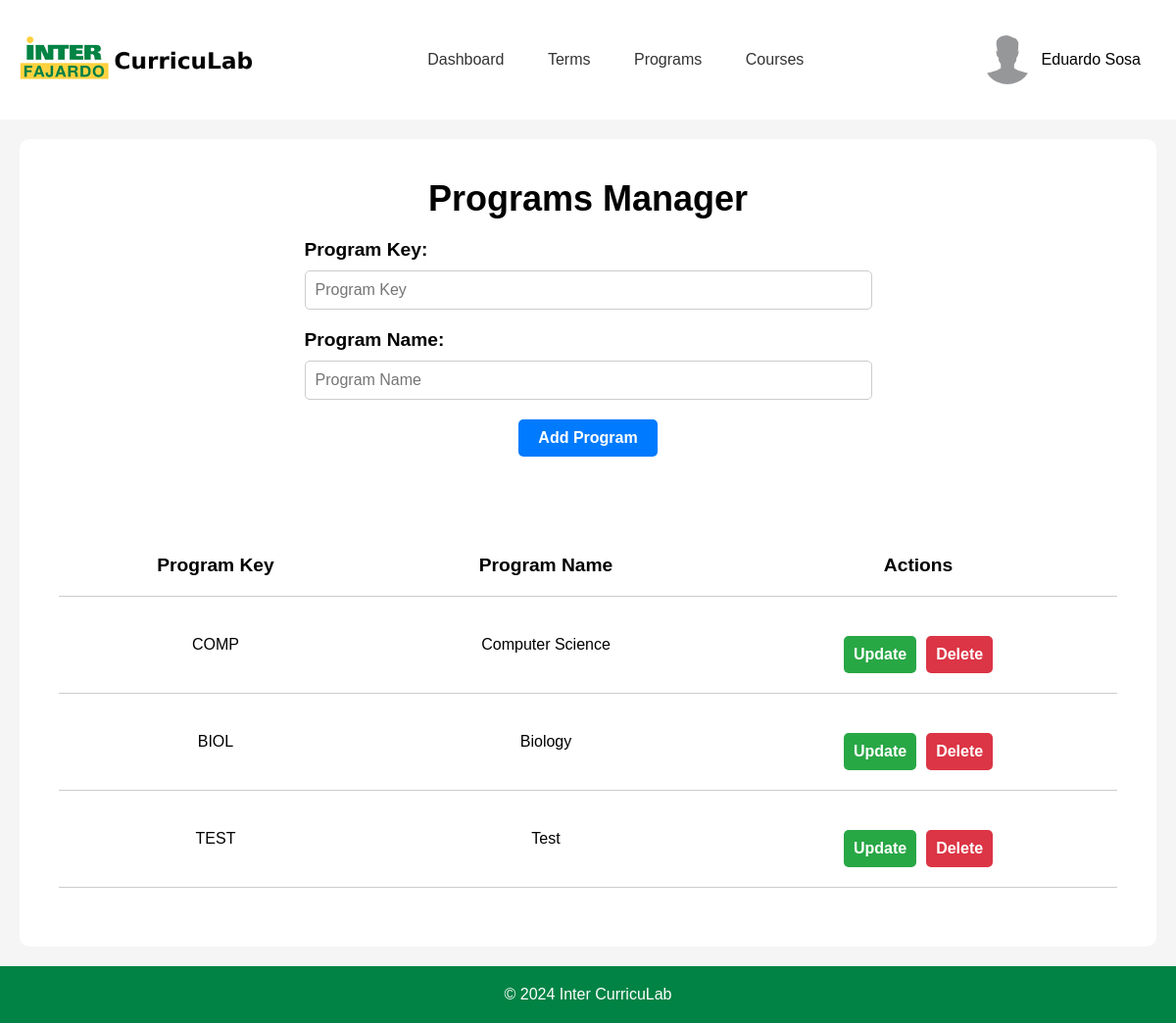
Screenshot of /templates/adminPages/adminPrograms.php (signed in) with the database file from the repository.
### tables this page shows
CREATE TABLE "program" (
	"ProgramID"	INTEGER NOT NULL UNIQUE,
	"ProgramKey"	TEXT UNIQUE,
	"ProgramName"	TEXT,
	PRIMARY KEY("ProgramID" AUTOINCREMENT)
);

### templates/adminPages/adminPrograms.php (the view, shortened to what this page needs)
<?php
$config = require_once '../../backend/php/config.php';
if (!isset($_SESSION['email'])) {
    header('Location: ../index.php');
    exit;
} else {
    if ($config['db']['type'] === 'sqlite') {
        $db = new SQLite3($config['db']['sqlite']['path']);
    } elseif ($config['db']['type'] === 'mysql') {
        $dsn = "mysql:host={$config['db']['mysql']['host']};dbname={$config['db']['mysql']['dbname']}";
        $db = new PDO($dsn, $config['db']['mysql']['username'], $config['db']['mysql']['password']);
    }
    $stmt = $db->prepare('SELECT * FROM program');
    $result = $stmt->execute();
    $programs = $result->fetchArray(SQLITE3_ASSOC);
    $programs = [];
    if (isset($_POST['sort'])) {
        $programs = sortTable();
    } else {
        $stmt = $db->prepare('SELECT * FROM program');
        $result = $stmt->execute();
        $programs = fetchAllRows($result);
    }
}
function fetchAllRows($result) {
    $rows = [];
    while ($row = $result->fetchArray(SQLITE3_ASSOC)) {
        $rows[] = $row;
    }
    return $rows;
}
?>
<!DOCTYPE html>
<html lang="en">
<head>
    <link rel="stylesheet" href="../../static/css/headerFooter.css">
    <link rel="stylesheet" href="../../static/css/adminPrograms.css">
</head>
<body>
    <div id="headerNav">
        <div class="logo">
            <a href="adminDashboard.php">
                <img src="../../static/img/inter-logo-full.png" alt="Inter CurricuLab">
            </a>
        </div>
        <nav>
            <a href="adminDashboard.php">Dashboard</a>
            <a href="adminTerms.php">Terms</a>
            <a href="#">Programs</a>
            <a href="#">Courses</a>
        </nav>
        <div class="userBox">
            <button onclick="myFunction()" class="userDropdownButton">
                <img src="../../static/img/userProfile.jpg" alt="User" >
                <?php
                echo $_SESSION['firstName'] . ' ' . $_SESSION['lastName'];
                ?>
            </button>
        </div>
    </div>
    <div id="container">
        <div class="container-upperBox">
            <div class="programsForm">
                <div class="header">
                    <h2>Programs Manager</h2>
                </div>
                <div class="form-container">
                    <form method="POST">
                        <div class="inputBox">
                            <label for="programKey">Program Key:</label>
                            <input type="text" name="programKey" id="programKey" placeholder="Program Key" required>
                        </div>
                        <div class="inputBox">
                            <label for="programName">Program Name:</label>
                            <input type="text" name="programName" id="programName" placeholder="Program Name" required>
                        </div>
                        <div class="inputBox">
                            <button type="submit">Add Program</button>
                        </div>
                    </form>
                </div>
            </div>
            <div class="programsTable">
                <table>
                    <tr>
                        <th>
                            <form method="POST">
                                <button type="submit" name="sort" value="ProgramKey">Program Key</button>
                            </form>
                        </th>
                        <th>
                            <form method="POST">
                                <button type="submit" name="sort" value="ProgramName">Program Name</button>
                            </form>
                        </th>
                        <th>Actions</th>
                    </tr>
                    <?php
                    foreach ($programs as $row) {
                        echo '<tr>';
                        echo '<td>' . htmlspecialchars($row['ProgramKey'] ?? '') . '</td>';
                        echo '<td>' . htmlspecialchars($row['ProgramName'] ?? '') . '</td>';
                        echo '<td>';
                        ?>
                        <div class="actionButtons">
                            <button class="updateButton">Update</button>
                            <form method="POST">
                                <button class="deleteButton" type="submit">Delete</button>
                            </form>
                        </div>
                        <?php
                        echo '</td>';
                        echo '</tr>';
                    }
                    ?>
                </table>
            </div>
        </div>
    </div>
    <footer>
        <p>&copy; 2024 Inter CurricuLab</p>
    </footer>
</body>
</html>

### static/css/headerFooter.css (style rules this page uses)
* { margin: 0; padding: 0; box-sizing: border-box; font-family: 'Poppins', sans-serif; }
body { display: flex; flex-direction: column; min-height: 100vh; }
#headerNav { display: flex; justify-content: space-between; align-items: center; }
.logo { margin: 20px; }
.logo img { width: 250px; }
nav a { padding: 20px; text-decoration: none; color: #333; border-radius: 5px; }
.userBox { margin: 20px; }
.userDropdownButton { padding: 16px; font-size: 16px; border: none; cursor: pointer; background-color: transparent; border-radius: 5px; }
.userBox { position: relative; display: inline-block; }
.userBox img { width: 50px; height: 50px; border-radius: 50%; margin-right: 10px; }
.userDropdownButton img { pointer-events: none; }
.userBox button { display: flex; align-items: center; justify-content: center; }
footer { background-color: #008345; color: white; text-align: center; padding: 20px; margin-top: auto; }

### static/css/adminPrograms.css (style rules this page uses)
#container { display: flex; flex-direction: column; background-color: #f5f5f5; flex-grow: 1; }
.container-upperBox { display: flex; flex-direction: column; align-items: center; background-color: white; margin: 20px; padding: 20px; border-radius: 10px; flex-grow: 1; }
.programsForm { display: flex; flex-direction: column; align-items: center; width: 100%; margin: 20px 0; }
.programsForm .header { font-size: 1.5em; font-weight: bold; margin-bottom: 20px; }
.programsForm .inputBox:not(:last-child) { display: flex; flex-direction: column; width: 100%; margin-bottom: 20px; }
.programsForm .inputBox:last-child { display: flex; justify-content: center; align-items: center; width: 100%; margin-bottom: 20px; }
.programsForm .inputBox label { font-size: 1.2em; font-weight: bold; margin-bottom: 10px; }
.programsForm .inputBox input { width: 100%; padding: 10px; margin-right: 350px; font-size: 1em; border-radius: 5px; border: 1px solid #ccc; }
.programsForm .inputBox button { padding: 10px 20px; font-size: 1em; font-weight: bold; color: white; background-color: #007bff; border: none; border-radius: 5px; cursor: pointer; }
.programsTable { display: flex; flex-direction: column; align-items: center; background-color: white; margin: 20px; padding: 20px; border-radius: 10px; flex-grow: 1; width: 100%; }
.programsTable table { width: 100%; border-collapse: collapse; }
.programsTable table th { padding: 20px; text-align: center; border-bottom: 1px solid #ccc; font-size: 1.2em; }
.programsTable table th button { font-size: 1em; font-weight: bold; background-color: transparent; border: none; border-radius: 5px; cursor: pointer; }
.programsTable table td { padding: 20px; border-bottom: 1px solid #ccc; text-align: center; }
.actionButtons { display: flex; justify-content: center; align-items: center; width: 100%; margin-top: 20px; }
.updateButton { padding: 10px 10px; margin: 0 5px; font-size: 1em; font-weight: bold; color: white; background-color: #28a745; border: none; border-radius: 5px; cursor: pointer; }
.deleteButton { padding: 10px 10px; margin: 0 5px; font-size: 1em; font-weight: bold; color: white; background-color: #dc3545; border: none; border-radius: 5px; cursor: pointer; }

### rows the page displays
program: ProgramKey "COMP", ProgramName "Computer Science"
program: ProgramKey "BIOL", ProgramName "Biology"
program: ProgramKey "TEST", ProgramName "Test"

### other values shown
$_SESSION['firstName'] "Eduardo"
$_SESSION['lastName'] "Sosa"
